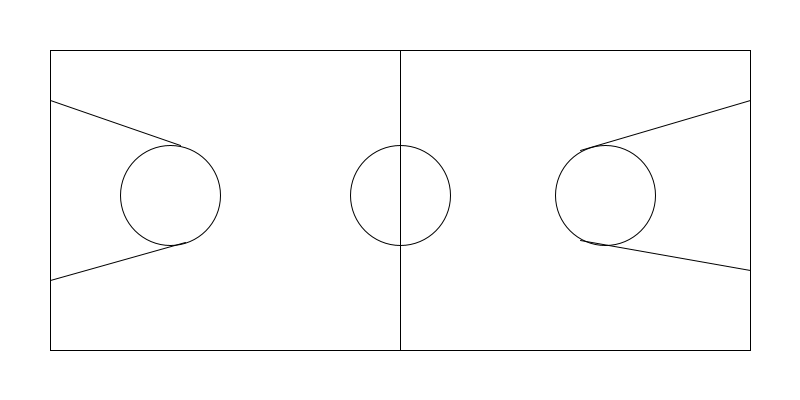
Frame 1 (no input)
Frame 60 (the mouse pressed at the canvas centre just before this capture): identical to frame 1, image omitted
Frame 120 (the mouse held since frame 60 and released just before this capture): identical to frame 1, image omitted

The Processing sketch that drew this single still picture (run headless with seeded random() and noise(); from frame 60 on, the mouse is pressed at the canvas centre):

// Processing sketch: processing_1528
// ── processing_1528.pde

void setup()
{size(800,400); 
background(255); 
stroke(0); 
} 

  void draw(){ 
  background(255);
 rect(50,50,700,300);  
 ellipseMode(CENTER);
 ellipse(170,195,100,100);// soldaki yuvarlak
 line (180,145,50,100); // soldaki ilk çizgi
 line (50,280,185,242); // soldaki alt çizgi
 ellipse(400,195,100,100); // ortadaki yuvarlak
 ellipse(605,195,100,100); // sağdaki yuvarlak
 line (750,270,580,240); // sağdaki aşşağıdaki çizgi
 line (580,150,750,100); // sağdaki yukarıdaki çizgi
 line (400,50,400,350);
  }
 
